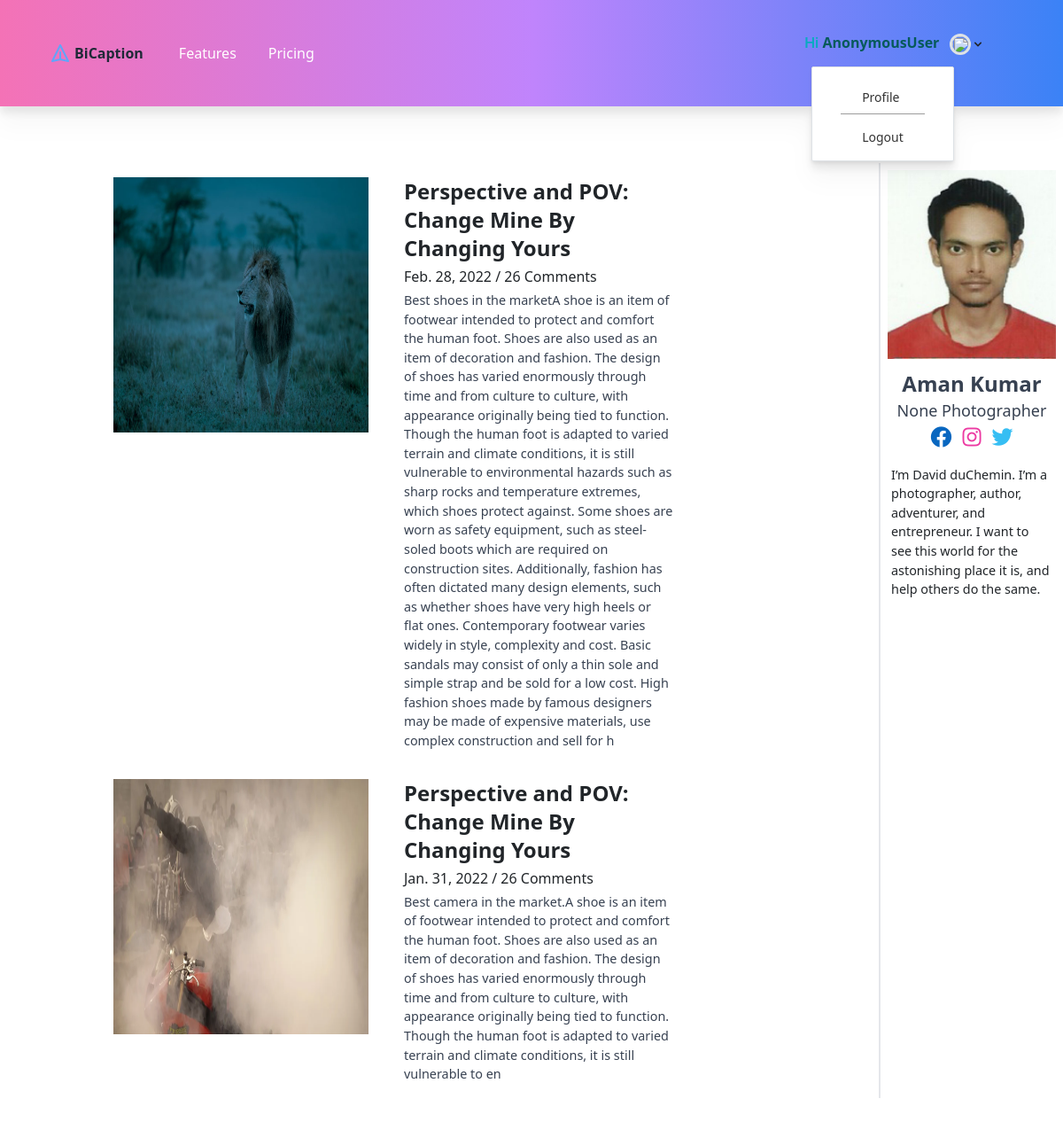
/blog/60, run on an earlier commit of the app's database.
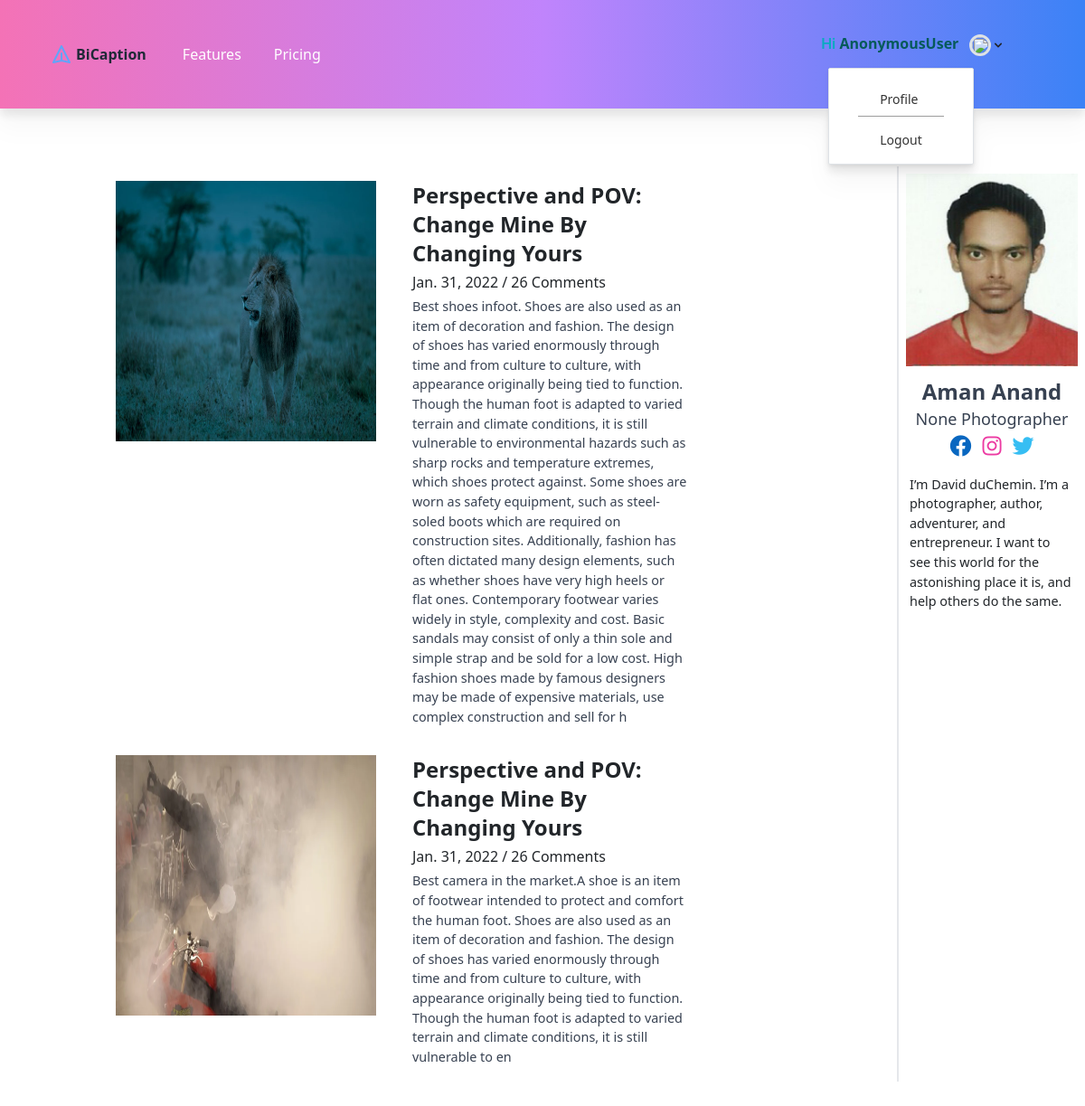
And on a later commit of the database.
### Hub/models.py (models this page shows, shortened)
class Blog(models.Model):
    photographer = models.ForeignKey(Photographer, on_delete=models.CASCADE)
    carousel1 = models.ImageField(upload_to="images/")
    carousel2 = models.ImageField(upload_to="images/")
    carousel3 = models.ImageField(upload_to="images/")
    img = models.ImageField(upload_to="images/")
    head = models.CharField(max_length=50)
    date = models.DateField()
    desc = models.CharField(max_length=400)

class Photographer(models.Model):
    CATEGORY_OPTIONS = (
        ('Event', 'Event'),
        ('Fashion', 'Fashion'),
        ('Sports', 'Sports'),
        ('Food', 'Food'),
        ('Art_and_Portrait', 'Art_and_Portrait'),
        ('Architecture', 'Architecture'),
        ('Documentary', 'Documentary'),
        ('Travel', 'Travel'),
        ('Modelling_and_Lifestyle', 'Modelling_and_Lifestyle'),
        ('Nature_and_Wildlife', 'Natue_and_Wildlife'),
        ('Product', 'Product'),
        ('Photo_Journalism', 'Photo_journalism')
    )
    STATUS_OPTIONS = (
        ('Available', 'Available'),
        ('Busy', 'Busy')
    )
    photographer_id = models.IntegerField(default=0, null=True, blank=True)
    fname = models.CharField(max_length=50, null=True, blank=True)
    lname = models.CharField(max_length=50, null=True, blank=True)
    phone = models.IntegerField(null=True, blank=True)
    email = models.EmailField(null=True, blank=True)
    gender = models.CharField(max_length=10, null=True,  blank=True)
    age = models.IntegerField(default=0, null=True, blank=True)
    category = models.CharField(
        max_length=100,
        choices = CATEGORY_OPTIONS,
        null=True,
        blank=True
    )
    area = models.CharField(max_length=200, null=True, blank=True)
    city = models.CharField(max_length=100, null=True, blank=True)
    state = models.CharField(max_length=50, null=True, blank=True)
    pincode = models.IntegerField(null=True, blank=True)
    status = models.CharField(
        max_length = 20,
        choices = STATUS_OPTIONS,
        default = 'Available',
        null=True,
        blank=True
    )
    image = models.ImageField(upload_to="images/", blank=True, null = True)

### Hub/views.py (the view, shortened to what this page needs)
# urls.py: path('blog/<int:pid>', views.blog, name='blog'),
def blog(request, pid):
    ph = Photographer.objects.get(photographer_id=pid)
    post = Blog.objects.filter(photographer = ph)
    context={}
    context['ph'] = ph
    context['post'] = post
    return render(request, 'blog.html', context)

### templates/blog.html (shortened to what the changed rows need)
<!DOCTYPE html>
<html lang="en">
<head>
  <link rel="stylesheet" href="https://unpkg.com/tailwindcss/dist/tailwind.min.css" />
  <script src="https://cdn.tailwindcss.com"></script>
  <link rel="stylesheet" href="https://use.fontawesome.com/releases/v5.15.4/css/all.css"
>
  <link href="https://unpkg.com/tailwindcss@^1.0/dist/tailwind.min.css" rel="stylesheet" />
  <link href="https://cdn.jsdelivr.net/npm/bootstrap@5.1.3/dist/css/bootstrap.min.css" rel="stylesheet"
>
</head>
<body>
  <div class="grid grid-cols-3 mb-32 divide-x-2 py-16">
    <div class="col-span-2 ml-24">
      {% for pst in post %}
      <div class="mx-3">
        <div class="h-84 flex ml-4 items-left">
          <div class="flex  space-x-4 py-3">
            <div class="">
              <img class="w-72 h-72" src="/media/{{pst.img}}" alt="image">
            </div>
            <div class="flex-1 px-4">
              <h1 class="text-2xl">
                <strong>{{pst.head}}</strong>
              </h1>
              <p class="mt-1">
                {{pst.date}} / 26 Comments
              </p>
              <p style="font-size:0.9rem" class="text-gray-700  mt-1">
                {{pst.desc}}
              </p>
            </div>
          </div>
        </div>
      </div>
      {% endfor %}
    </div>
    <div class="ml-48">
      <div class="w-full">
        <div class="text-center  p-1">
          <div>
            <div class="image overflow-hidden">
              <img class="h-84 w-full mx-auto border border-white border-4" src="/media/{{ph.image}}" />
            </div>
            <h1 class="pt-1 text-center text-gray-700 font-bold text-2xl leading-8 mt-1">
              {{ph.fname}} {{ph.lname}}
            </h1>
            <h3 class=" text-center text-gray-700 text-lg">
              {{ph.category}} Photographer
            </h3>
            <div class="inline-flex mx-auto mb-3">
              <i style="color:rgb(9, 103, 192); font-size: 1.5rem;" class="fab fa-facebook   py-1 px-2"></i>
              <i style="color:rgb(236, 58, 162); font-size: 1.5rem;" class="fab fa-instagram py-1 px-1"></i>
              <i style="color:rgb(54, 190, 243); font-size: 1.5rem;" class="fab fa-twitter   py-1 px-2"></i>
            </div>
          </div>
        </div>
      </div>
    </div>
  </div>
</body>
</html>

What changed in the data, as far as the page shows it:
changed Blog: date "Feb. 28, 2022" → "Jan. 31, 2022"; desc "Best shoes in the marketA shoe is an item of footwear intended to protect and comfort the human foot. Shoes are also used…" → "Best shoes infoot. Shoes are also used…"
changed Photographer "Aman": lname "Kumar" → "Anand"
